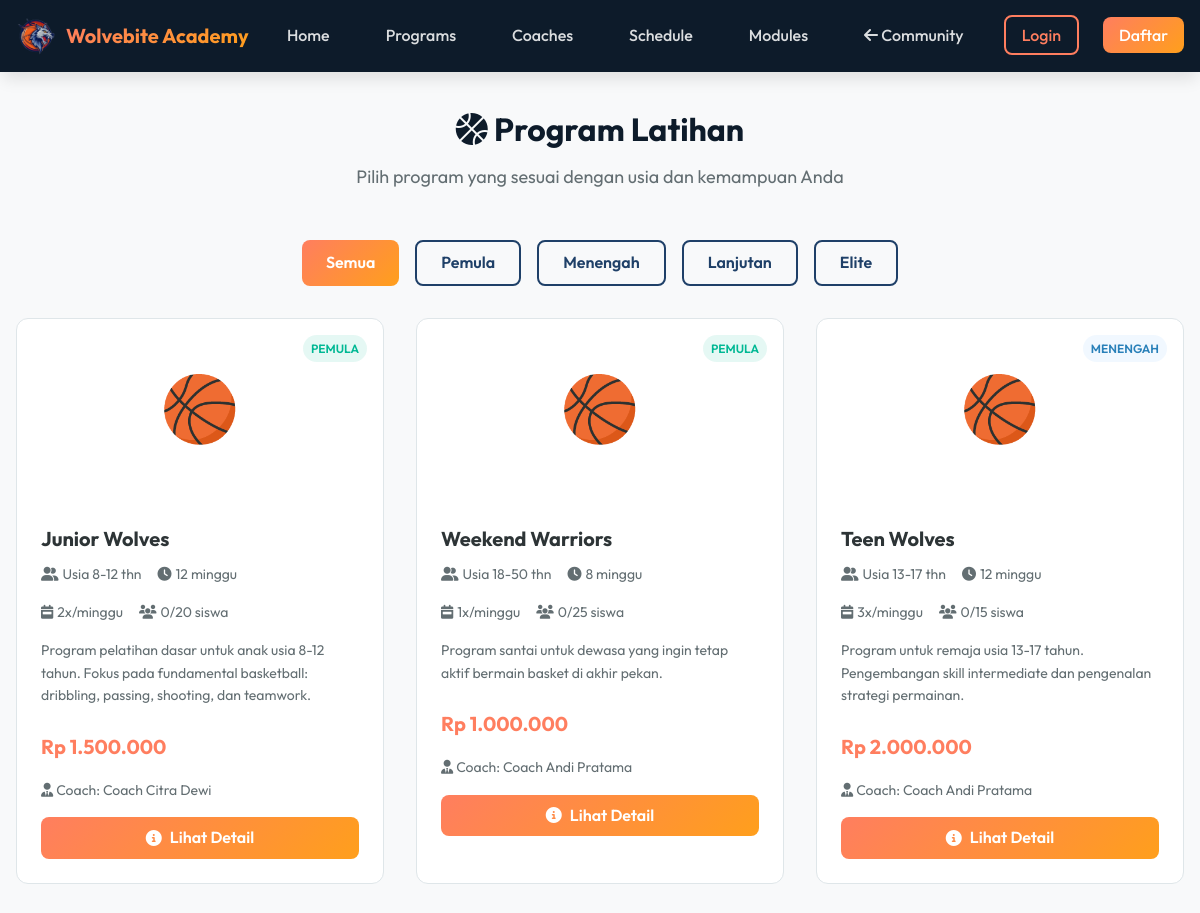
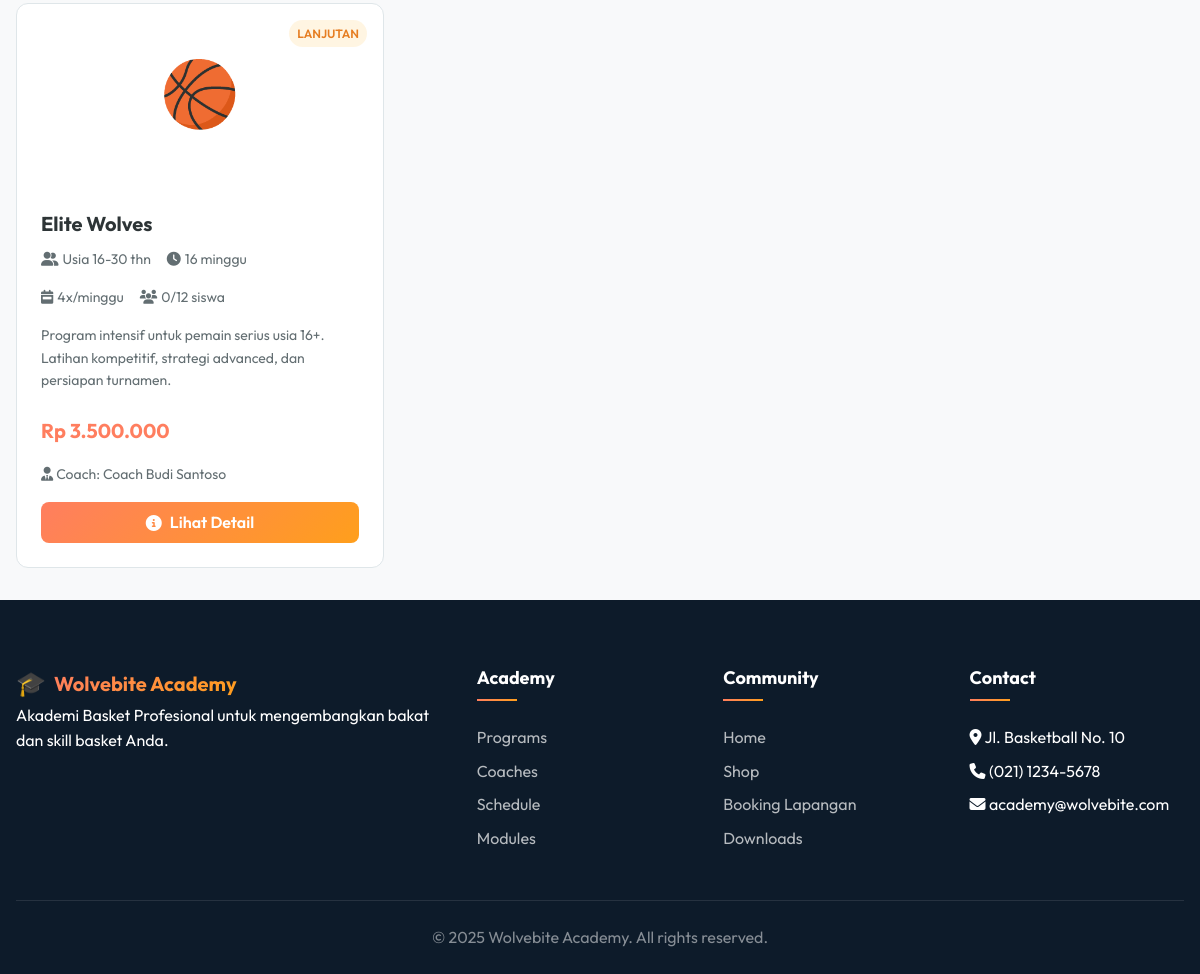
The page /academy/programs.php on the database its author committed (2 pictures, top to bottom).
### tables this page shows
CREATE TABLE IF NOT EXISTS academy_programs (
    id INT AUTO_INCREMENT PRIMARY KEY,
    name VARCHAR(100) NOT NULL,
    slug VARCHAR(100) UNIQUE,
    description TEXT,
    level ENUM('beginner', 'intermediate', 'advanced', 'elite') DEFAULT 'beginner',
    age_min INT DEFAULT 0,
    age_max INT DEFAULT 99,
    duration_weeks INT DEFAULT 12,
    sessions_per_week INT DEFAULT 2,
    price DECIMAL(12,2) NOT NULL DEFAULT 0,
    max_participants INT DEFAULT 20,
    coach_id INT,
    image VARCHAR(255),
    status ENUM('active', 'inactive', 'full') DEFAULT 'active',
    created_at TIMESTAMP DEFAULT CURRENT_TIMESTAMP,
    updated_at TIMESTAMP DEFAULT CURRENT_TIMESTAMP ON UPDATE CURRENT_TIMESTAMP,
    FOREIGN KEY (coach_id) REFERENCES academy_coaches(id) ON DELETE SET NULL
);

CREATE TABLE IF NOT EXISTS academy_coaches (
    id INT AUTO_INCREMENT PRIMARY KEY,
    name VARCHAR(100) NOT NULL,
    email VARCHAR(100) UNIQUE,
    phone VARCHAR(20),
    specialization VARCHAR(100),
    bio TEXT,
    photo VARCHAR(255),
    experience_years INT DEFAULT 0,
    certifications TEXT,
    status ENUM('active', 'inactive') DEFAULT 'active',
    created_at TIMESTAMP DEFAULT CURRENT_TIMESTAMP,
    updated_at TIMESTAMP DEFAULT CURRENT_TIMESTAMP ON UPDATE CURRENT_TIMESTAMP
);

### academy/includes/functions.php (called while the page is built, shortened)
<?php
require_once __DIR__ . '/../../includes/functions.php';
function formatLevel($level)
{
    $levels = [
        'beginner' => 'Pemula',
        'intermediate' => 'Menengah',
        'advanced' => 'Lanjutan',
        'elite' => 'Elite'
    ];
    return $levels[$level] ?? $level;
}
function getLevelBadge($level)
{
    $badges = [
        'beginner' => 'badge-success',
        'intermediate' => 'badge-info',
        'advanced' => 'badge-warning',
        'elite' => 'badge-primary'
    ];
    return $badges[$level] ?? 'badge-secondary';
}
?>

### includes/functions.php (called while the page is built, shortened)
<?php
function sanitize($input)
{
    return htmlspecialchars(trim($input), ENT_QUOTES, 'UTF-8');
}
function formatRupiah($amount)
{
    return 'Rp ' . number_format($amount, 0, ',', '.');
}
?>

### academy/programs.php (the view, shortened to what this page needs)
<?php
require_once 'includes/header.php';
$levelFilter = isset($_GET['level']) ? escapeSQL($conn, $_GET['level']) : '';
$sql = "SELECT p.*, c.name as coach_name,
        (SELECT COUNT(*) FROM academy_enrollments e WHERE e.program_id = p.id AND e.status IN ('approved', 'pending')) as enrolled_count
        FROM academy_programs p
        LEFT JOIN academy_coaches c ON p.coach_id = c.id
        WHERE p.status = 'active'";
$sql .= " ORDER BY p.level, p.name";
$programs = mysqli_query($conn, $sql);
?>
<div class="container">
    <div class="section-header">
        <h1 class="section-title"><i class="fas fa-basketball-ball"></i> Program Latihan</h1>
        <p class="section-subtitle">Pilih program yang sesuai dengan usia dan kemampuan Anda</p>
    </div>
    <div
        style="display: flex; gap: var(--space-md); flex-wrap: wrap; justify-content: center; margin-bottom: var(--space-xl);">
        <a href="programs.php" class="btn <?php echo empty($levelFilter) ? 'btn-primary' : 'btn-outline'; ?>">Semua</a>
        <a href="programs.php?level=beginner"
            class="btn <?php echo $levelFilter === 'beginner' ? 'btn-primary' : 'btn-outline'; ?>">Pemula</a>
        <a href="programs.php?level=intermediate"
            class="btn <?php echo $levelFilter === 'intermediate' ? 'btn-primary' : 'btn-outline'; ?>">Menengah</a>
        <a href="programs.php?level=advanced"
            class="btn <?php echo $levelFilter === 'advanced' ? 'btn-primary' : 'btn-outline'; ?>">Lanjutan</a>
        <a href="programs.php?level=elite"
            class="btn <?php echo $levelFilter === 'elite' ? 'btn-primary' : 'btn-outline'; ?>">Elite</a>
    </div>
    <?php if (mysqli_num_rows($programs) > 0): ?>
        <div class="program-grid">
            <?php while ($program = mysqli_fetch_assoc($programs)): ?>
                <div class="program-card">
                    <div class="program-card-image">
                        🏀
                        <span class="level-badge badge <?php echo getLevelBadge($program['level']); ?>">
                            <?php echo formatLevel($program['level']); ?>
                        </span>
                    </div>
                    <div class="program-card-body">
                        <h3 class="program-card-title"><?php echo sanitize($program['name']); ?></h3>
                        <div class="program-card-meta">
                            <span><i class="fas fa-user-friends"></i> Usia
                                <?php echo $program['age_min']; ?>-<?php echo $program['age_max']; ?> thn</span>
                            <span><i class="fas fa-clock"></i> <?php echo $program['duration_weeks']; ?> minggu</span>
                        </div>
                        <div class="program-card-meta">
                            <span><i class="fas fa-calendar-week"></i>
                                <?php echo $program['sessions_per_week']; ?>x/minggu</span>
                            <span><i class="fas fa-users"></i>
                                <?php echo $program['enrolled_count']; ?>/<?php echo $program['max_participants']; ?>
                                siswa</span>
                        </div>
                        <p class="program-card-desc"><?php echo sanitize($program['description']); ?></p>
                        <div class="program-card-price"><?php echo formatRupiah($program['price']); ?></div>
                        <?php if ($program['coach_name']): ?>
                            <p style="font-size: var(--font-size-sm); color: var(--text-light); margin-bottom: var(--space-md);">
                                <i class="fas fa-user-tie"></i> Coach: <?php echo sanitize($program['coach_name']); ?>
                            </p>
                        <?php endif; ?>
                        <a href="program-detail.php?slug=<?php echo $program['slug']; ?>" class="btn btn-primary btn-block">
                            <i class="fas fa-info-circle"></i> Lihat Detail
                        </a>
                    </div>
                </div>
            <?php endwhile; ?>
        </div>
    <?php endif; ?>
</div>
<?php require_once 'includes/footer.php'; ?>

### assets/css/style.css (style rules this page uses)
:root { --primary-dark: #0d1b2a; --primary: #1f4068; --primary-light: #2a5298; --accent-color: #ff7e5f; --accent-alt: #ff9f1c; --accent-gradient: linear-gradient(135deg, #ff7e5f, #ff9f1c); --bg-color: #f8f9fa; --bg-dark: #0d1b2a; --card-bg: #ffffff; --text-color: #2d3436; --text-light: #636e72; --text-muted: #b2bec3; --border-color: #dfe6e9; --success: #00b894; --warning: #fdcb6e; --danger: #ff7675; --info: #74b9ff; --font-family: 'Outfit', sans-serif; --font-size-xs: 0.75rem; --font-size-sm: 0.875rem; --font-size-base: 1rem; --font-size-lg: 1.125rem; --font-size-xl: 1.25rem; --font-size-2xl: 1.5rem; --font-size-3xl: 2rem; --font-size-4xl: 2.5rem; --font-size-5xl: 3rem; --space-xs: 0.25rem; --space-sm: 0.5rem; --space-md: 1rem; --space-lg: 1.5rem; --space-xl: 2rem; --space-2xl: 3rem; --space-3xl: 4rem; --radius-sm: 0.375rem; --radius-md: 0.5rem; --radius-lg: 0.75rem; --radius-xl: 1rem; --radius-2xl: 1.5rem; --radius-full: 9999px; --shadow-sm: 0 1px 2px rgba(0, 0, 0, 0.05); --shadow-md: 0 4px 6px -1px rgba(0, 0, 0, 0.1); --shadow-lg: 0 10px 15px -3px rgba(0, 0, 0, 0.1); --shadow-xl: 0 20px 25px -5px rgba(0, 0, 0, 0.1); --shadow-glow: 0 0 30px rgba(255, 126, 95, 0.3); --transition-fast: 0.15s ease; --transition-base: 0.3s ease; --transition-slow: 0.5s ease; --container-max: 1200px; --container-padding: 1rem; }
*, *::before, *::after { margin: 0; padding: 0; box-sizing: border-box; }
html { scroll-behavior: smooth; }
body { font-family: var(--font-family); font-size: var(--font-size-base); line-height: 1.6; color: var(--text-color); background-color: var(--bg-color); min-height: 100vh; display: flex; flex-direction: column; }
a { text-decoration: none; color: inherit; transition: color var(--transition-fast); }
.container { max-width: var(--container-max); margin: 0 auto; padding: 0 var(--container-padding); }
.section-header { text-align: center; margin-bottom: var(--space-2xl); }
.section-title { font-size: var(--font-size-3xl); font-weight: 700; color: var(--primary-dark); margin-bottom: var(--space-sm); }
.section-subtitle { font-size: var(--font-size-lg); color: var(--text-light); }
.btn { display: inline-flex; align-items: center; justify-content: center; gap: var(--space-sm); padding: var(--space-sm) var(--space-lg); font-weight: 600; border-radius: var(--radius-md); transition: all var(--transition-fast); cursor: pointer; border: none; }
.btn-primary { background: var(--accent-gradient); color: #fff; }
.btn-outline { border: 2px solid var(--primary); color: var(--primary); background: transparent; }
.btn-block { width: 100%; }
.badge { display: inline-flex; align-items: center; padding: var(--space-xs) var(--space-sm); font-size: var(--font-size-xs); font-weight: 600; border-radius: var(--radius-full); text-transform: uppercase; }
.badge-success { background: rgba(0, 184, 148, 0.1); color: var(--success); }
.badge-warning { background: rgba(253, 203, 110, 0.2); color: #e67e22; }
.badge-info { background: rgba(116, 185, 255, 0.1); color: #2980b9; }

### academy/assets/css/academy.css (style rules this page uses)
.program-grid { display: grid; grid-template-columns: repeat(auto-fill, minmax(300px, 1fr)); gap: var(--space-xl); }
.program-card { background: var(--card-bg); border-radius: var(--radius-lg); overflow: hidden; transition: transform 0.3s ease, box-shadow 0.3s ease; border: 1px solid var(--border-color); }
.program-card-image { height: 180px; background: linear-gradient(135deg, var(--primary-color), var(--accent-color)); display: flex; align-items: center; justify-content: center; font-size: 4rem; position: relative; }
.program-card-image .level-badge { position: absolute; top: var(--space-md); right: var(--space-md); }
.program-card-body { padding: var(--space-lg); }
.program-card-title { font-size: var(--font-size-xl); margin-bottom: var(--space-sm); }
.program-card-meta { display: flex; flex-wrap: wrap; gap: var(--space-md); margin-bottom: var(--space-md); font-size: var(--font-size-sm); color: var(--text-light); }
.program-card-meta span { display: flex; align-items: center; gap: var(--space-xs); }
.program-card-price { font-size: var(--font-size-xl); font-weight: 700; color: var(--accent-color); margin-bottom: var(--space-md); }
.program-card-desc { color: var(--text-light); font-size: var(--font-size-sm); margin-bottom: var(--space-lg); display: -webkit-box; -webkit-line-clamp: 3; line-clamp: 3; -webkit-box-orient: vertical; overflow: hidden; }

### rows shown on the page
academy_programs: level "PEMULA", name "Junior Wolves", age_min "8", age_max "12", duration_weeks "12", sessions_per_week "2", enrolled_count "0", max_participants "20", description "Program pelatihan dasar untuk anak usia 8-12 tahun. Fokus pada fundamental basketball: dribbling, passing, shooting, dan teamwork.", price "Rp 1.500.000", coach.name "Coach Citra Dewi"
academy_programs: level "PEMULA", name "Weekend Warriors", age_min "18", age_max "50", duration_weeks "8", sessions_per_week "1", enrolled_count "0", max_participants "25", description "Program santai untuk dewasa yang ingin tetap aktif bermain basket di akhir pekan.", price "Rp 1.000.000", coach.name "Coach Andi Pratama"
academy_programs: level "MENENGAH", name "Teen Wolves", age_min "13", age_max "17", duration_weeks "12", sessions_per_week "3", enrolled_count "0", max_participants "15", description "Program untuk remaja usia 13-17 tahun. Pengembangan skill intermediate dan pengenalan strategi permainan.", price "Rp 2.000.000", coach.name "Coach Andi Pratama"
academy_programs: level "LANJUTAN", name "Elite Wolves", age_min "16", age_max "30", duration_weeks "16", sessions_per_week "4", enrolled_count "0", max_participants "12", description "Program intensif untuk pemain serius usia 16+. Latihan kompetitif, strategi advanced, dan persiapan turnamen.", price "Rp 3.500.000", coach.name "Coach Budi Santoso"
